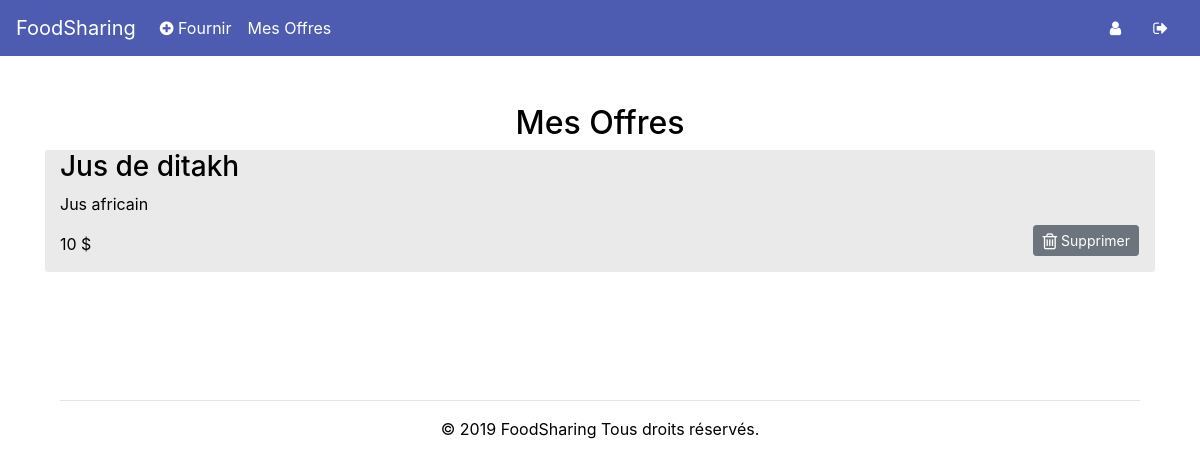
Before: /my_offers (signed in) with the older database file.
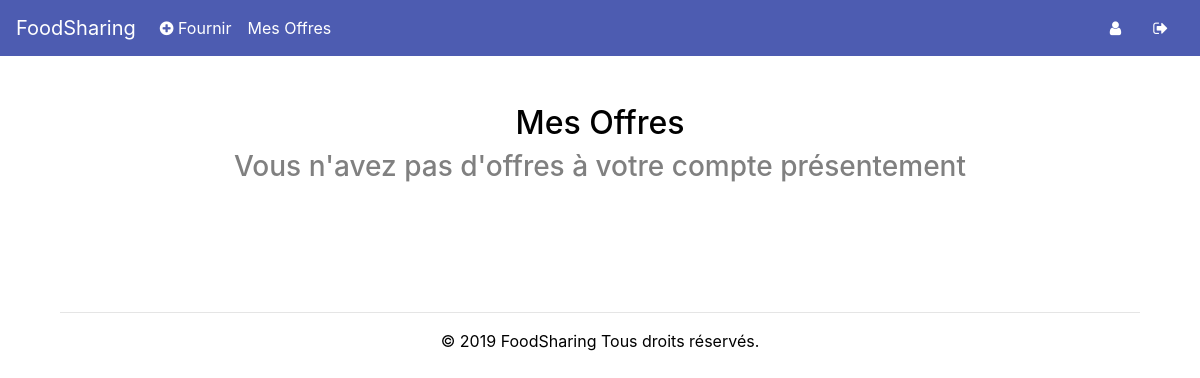
After: the same page with the newer database file.
### tables this page shows
CREATE TABLE Offers (
    offer_id INTEGER PRIMARY KEY,
    offer_categorie_id INTEGER,
    offer_user_id INTEGER,
    offer_title varchar(255) NOT NULL,
    offer_description varchar(255) NOT NULL,
    offer_price varchar(255) NOT NULL,
    FOREIGN KEY(offer_categorie_id) REFERENCES Categories(categorie_id),
    FOREIGN KEY(offer_user_id) REFERENCES regularsUsers(user_id)
);

### app.py (the view)
@app.route('/my_offers')
def access_my_offers_created():
    if session.get("id") is None:
        return redirect('/')
    else:
        db = Database()
        user_offers = db.get_offers(session.get('id'))
        role = session.get("role")
        db.disconnect()
        return render_template('my_offers.html', year=now, user_offers=user_offers, role=role[0])

### database.py (called while the page is built)
    def get_connection(self):
        if self.connection is None:
            try:
                self.connection = sqlite3.connect('database/users.db')
            except sqlite3.Error as error:
                print("Failed to insert Python variable into sqlite table", error)
        return self.connection

    def disconnect(self):
        if self.connection is not None:
            self.connection.close()

    def get_offers(self, user_id):
        connect = self.get_connection()
        cur = connect.cursor()
        cur.execute("SELECT * FROM Offers WHERE offer_user_id = ?", (user_id,))
        result = cur.fetchall()
        if result is None:
            return None
        else:
            return result

### templates/my_offers.html (shortened to what this page needs)
<!DOCTYPE html>
 <html class="not-ie no-js" lang="fr">
    <head>
        <link href="https://stackpath.bootstrapcdn.com/bootstrap/4.3.1/css/bootstrap.min.css" rel="stylesheet">
        <link href="/static/css/HomeStyle.css" rel="stylesheet">
        <link rel="stylesheet" href="https://cdnjs.cloudflare.com/ajax/libs/font-awesome/4.7.0/css/font-awesome.min.css">
    </head>
    <body>
            <nav class="navbar navbar-expand-lg navbar-light" style="background-color:#4d5cb1;">
                  <a class="navbar-brand" href="/" style="color:white!important;">FoodSharing</a>
                <div class="collapse navbar-collapse" id="navbarText">
                <ul class="navbar-nav mr-auto">
                  <li class="nav-item">
                    <a class="nav-link" href="/add_offer" style="color:white!important;"><i class="fa fa-plus-circle" aria-hidden="true"></i> Fournir</a>
                  </li>
                  <li class="nav-item">
                    <a class="nav-link" href="/my_offers" style="color:white!important;">Mes Offres</a>
                  </li>
                </ul>
                <a class="nav-link" href="/profile" style="color:white!important;"><i class="fa fa-user" aria-hidden="true"></i></a>
                <a class="nav-link" href="/disconnect" style="color:white!important;"><i class="fa fa-sign-out" aria-hidden="true"></i></a>
              </div>
            </nav>
            <div class="container">
                <div class="col-md-8" style="margin: 0 auto;">
                    <h2 class="text-center message">Mes Offres</h2>
                </div>
    	        <div class="container">
                    {% if user_offers|length %}
                        {% for offer_info in user_offers %}
                            <a class="offer_container_link" href="#">
                                <div class="row offer_container">
                                    <div class="col-md-9">
                                        <h3>{{ offer_info[3] }}</h3>
                                        <p>{{ offer_info[4] }}</p>
                                        <p>{{ offer_info[5] }} $</p>
                                    </div>
                                    <div class="col-md-3">
                                        <form>
                                            <button class="btn btn-secondary btn-sm btn-delete-offer"><i class="fa fa-trash-o fa-lg"></i> Supprimer</button>
                                        </form>
                                    </div>
                                </div>
                            </a>
                        {% endfor %}
                    {% else %}
                        <h3 class="text-center" style="color:grey;">Vous n'avez pas d'offres à votre compte présentement</h3>
                    {% endif %}
		        <div>
				<div class="text-center footer">
                    <hr>
		            <p>© 2019 FoodSharing Tous droits réservés.</p>
		        </div>
			</div></div></div>
    </body>

Changed rows visible on the page:
removed Offers: offer_title "Jus de ditakh", offer_description "Jus africain", offer_price "10"
Other visible differences:
text now shown: "Vous n'avez pas d'offres à votre compte présentement"
